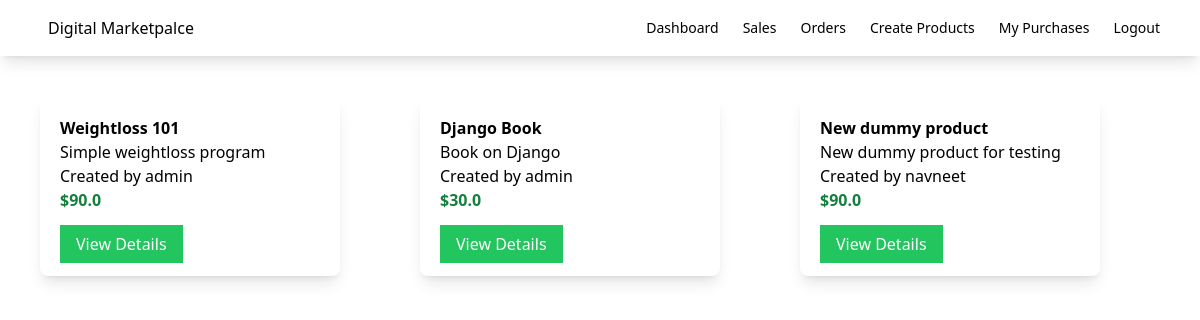
The page / on the database its author committed.
### myapp/models.py (models this page shows, shortened)
class Product(models.Model):
    seller = models.ForeignKey(User, on_delete=models.CASCADE)
    name = models.CharField(max_length=200)
    description = models.CharField(max_length=200)
    price = models.FloatField()
    file = models.FileField(upload_to='uploads')
    total_sales_amount = models.IntegerField(default=0)
    total_sales = models.IntegerField(default=0)

### myapp/views.py (the view)
# urls.py: path('',views.index,name="index"),
def index(request):
    products = Product.objects.all()
    context = {
        'products' : products
    }
    return render(request,'myapp/index.html',context)

### myapp/templates/myapp/index.html (shortened to what this page needs)
{%extends 'myapp/base.html'%}
{% block body %}
    <div class="product-container flex">
        {% for  product in products %}
        <div class="product shadow-lg w-1/4 rounded-lg m-10">
            <div class="p-5">
                <div class="font-bold">
                    {{ product.name }}
                </div>
                <div>
                    {{ product.description }}
                </div>
                <div>
                    Created by {{ product.seller }}
                </div>
                <div class="text-green-700 font-bold">
                    ${{ product.price }}
                </div>
                <div class="mt-5">
                    <a class="bg-green-500 text-white px-4 py-2" href="{% url 'detail' product.id %}">View Details</a>
                </div>
            </div>
        </div>
    {% endfor %}
    </div>
{% endblock %}

### myapp/templates/myapp/base.html (shortened to what this page needs)
<!DOCTYPE html>
<html lang="en">
<head>
    <script src="https://cdn.tailwindcss.com"></script>
</head>
<body>
    <nav class="shadow-lg">
        <div class="flex flex-wrap justify-between ml-5 items-center mx-auto px-4 py-2.5">
        <a href="{% url 'index' %}" class="flex item-center">
            <span class="self-center text-xml font-semeibold">Digital Marketpalce</span>
        </a>
        <div class="flex items-center">
            <a href="{% url 'dashboard' %}" class="mr-6 text-sm font-medium text-grey-500">Dashboard</a>
            <a href="{% url 'sales' %}" class="mr-6 text-sm font-medium text-grey-500">Sales</a>
            <a href="" class="mr-6 text-sm font-medium text-grey-500">Orders</a>
            <a href="{% url 'create_product' %}" class="mr-6 text-sm font-medium text-grey-500">Create Products</a>
            <a href="{% url 'purchases' %}" class="mr-6 text-sm font-medium text-grey-500">My Purchases</a>
            <a href="{% url 'logout' %}" class="mr-6 text-sm font-medium text-grey-500">Logout</a>
        </div>
    </div>
    </nav>
    {% block body %}
    {% endblock %}
</body>
</html>

### rows shown on the page
Product: name "Weightloss 101", description "Simple weightloss program", seller "admin", price "90.0"
Product: name "Django Book", description "Book on Django", seller "admin", price "30.0"
Product: name "New dummy product", description "New dummy product for testing", seller "navneet", price "90.0"
